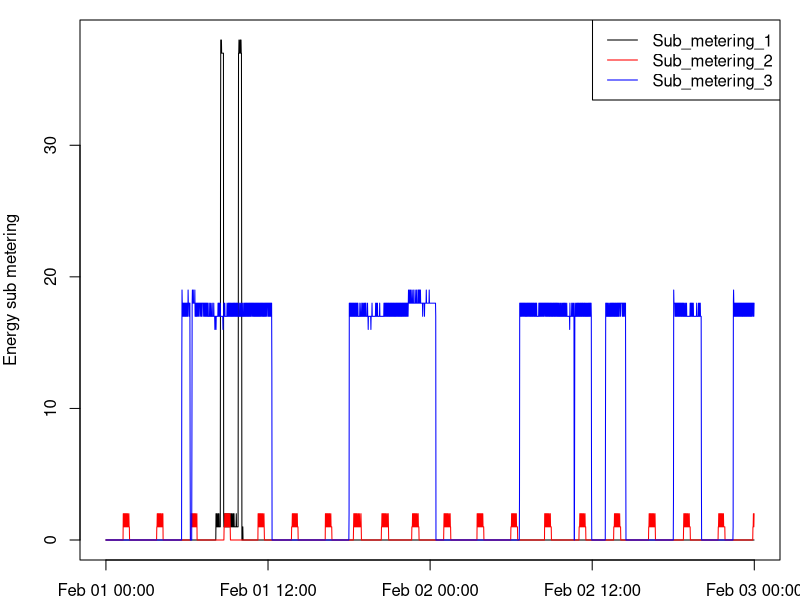

Recreate this plot in R.

household_power_consumption = read.csv("household_power_consumption.csv")
dia_num =  paste(household_power_consumption$Date,household_power_consumption$Time)
dia_num = strptime(dia_num,format = "%Y-%m-%d  %H:%M:%S")

png("Plot3.png")
par(mar=c(2,4,1,1))
plot(dia_num,household_power_consumption$Sub_metering_1,type="l",col="black",ylab = "Energy sub metering")
lines(dia_num,household_power_consumption$Sub_metering_2,type="l",col="red")
lines(dia_num,household_power_consumption$Sub_metering_3,type="l",col="blue")
legend("topright",lty = c(1,1,1),col=c("black","red","blue"),legend = c("Sub_metering_1","Sub_metering_2","Sub_metering_3"))
dev.off()